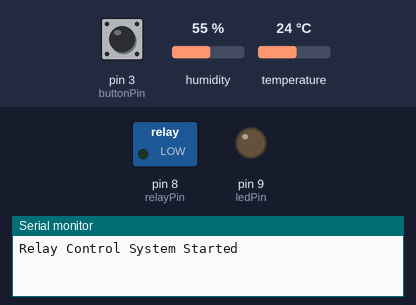
Simulated run of this sketch. Board: Arduino Uno, built with avr-gcc and run on an emulated ATmega328P. On the bench: switched loads named in the sketch (green lamp = pin HIGH), output pins drawn as LEDs (lit = HIGH), the last lines printed to the serial monitor. Inputs (shaded band) come from the test bench; at power-on: temperature 24 °C, pin 3 (buttonPin) HIGH, humidity 55 %.

Above: at 2.8 s.
2.9 s: temperature set to 31.7 °C
5.2 s: temperature set to 32.6 °C
At 6.7 s:
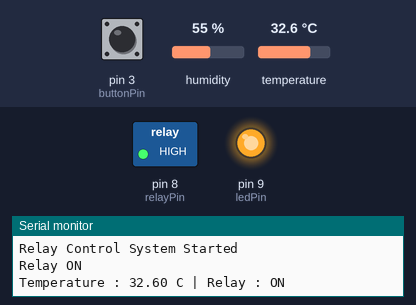
7.5 s: pin 3 (buttonPin) pulled LOW for 1.2 s
At 8.4 s:
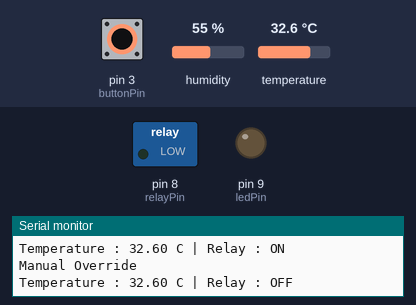
10.2 s: pin 3 (buttonPin) pulled LOW for 3.2 s
At 11.5 s:
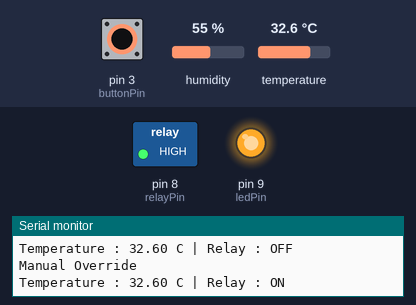
Timing chart, 0 to 13.2 s (numbered marks = the images above; inputs shaded):
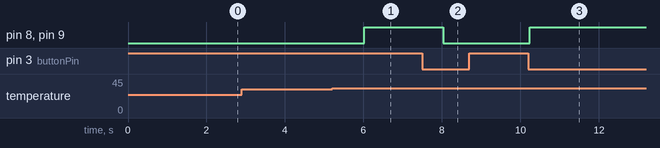

The sketch:

relay_control_ac_simulation.ino
```cpp
#include <DHT.h>

#define DHTPIN 2
#define DHTTYPE DHT22

DHT dht(DHTPIN, DHTTYPE);

const int relayPin = 8;
const int ledPin = 9;
const int buttonPin = 3;

bool relayState = false;
bool manualMode = false;
bool lastButton = HIGH;

void printStatus(float temp)
{
  Serial.print("Temperature : ");
  Serial.print(temp);
  Serial.print(" C | Relay : ");

  if(relayState)
    Serial.println("ON");
  else
    Serial.println("OFF");
}

void setup()
{
  Serial.begin(9600);

  dht.begin();

  pinMode(relayPin, OUTPUT);
  pinMode(ledPin, OUTPUT);

  pinMode(buttonPin, INPUT_PULLUP);

  Serial.println("Relay Control System Started");
}

void loop()
{
  float temp = dht.readTemperature();

  bool button = digitalRead(buttonPin);

  // Manual Override
  if(button == LOW && lastButton == HIGH)
  {
    manualMode = !manualMode;

    relayState = !relayState;

    digitalWrite(relayPin, relayState);
    digitalWrite(ledPin, relayState);

    Serial.println("Manual Override");

    printStatus(temp);

    delay(200);
  }

  lastButton = button;

  // Automatic Mode
  if(!manualMode)
  {

    if(temp > 32 && !relayState)
    {
      relayState = true;

      digitalWrite(relayPin,HIGH);
      digitalWrite(ledPin,HIGH);

      Serial.println("Relay ON");

      printStatus(temp);
    }

    else if(temp < 28 && relayState)
    {
      relayState = false;

      digitalWrite(relayPin,LOW);
      digitalWrite(ledPin,LOW);

      Serial.println("Relay OFF");

      printStatus(temp);
    }

  }

  delay(1000);

}
```

Measured:
- the behaviour switches between 32 and 32.1 °C on temperature (found by bisection; images 0 and 1)
- after the input at 2.9 s, every drawn part: stays the same
- after the input at 5.2 s, pin 8 (relayPin), pin 9 (ledPin): LOW → HIGH after 0.82 s
- after the input at 7.5 s, pin 8 (relayPin), pin 9 (ledPin): HIGH → LOW after 0.53 s
- after the input at 10.2 s, pin 8 (relayPin), pin 9 (ledPin): LOW → HIGH at once
